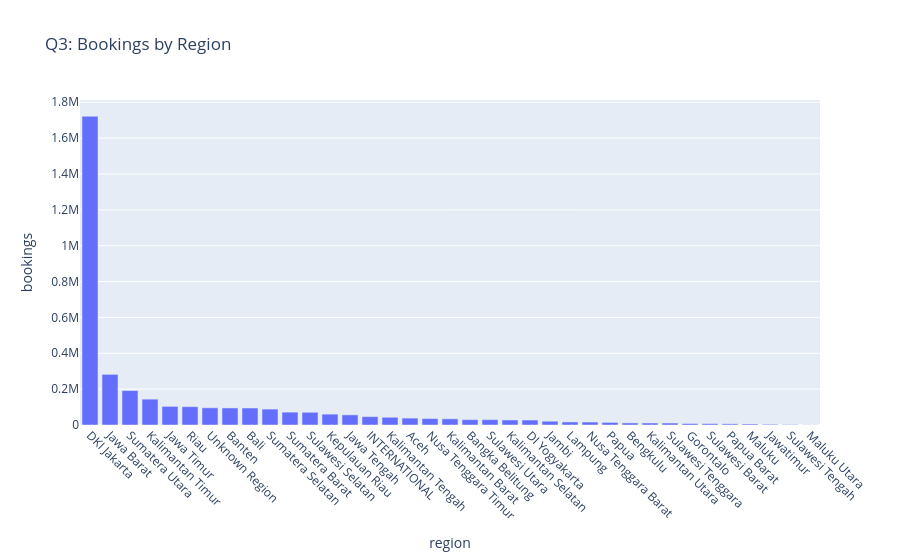

Notebook source saved alongside this figure:
### Code cell
# Question 3: Regional booking analysis
print("Q3: Which regions generate the most bookings?")
region_bookings = df_cleaned['region'].value_counts().reset_index()
region_bookings.columns = ['region', 'bookings']

# Sort by bookings from highest to lowest
region_bookings = region_bookings.sort_values('bookings', ascending=False)

fig3 = px.bar(region_bookings, x='region', y='bookings',
              title="Q3: Bookings by Region")

# Correct way to update x-axis properties
fig3.update_layout(xaxis_tickangle=45)
fig3.show()

### Figure 1 — Plotly figure (JSON) as saved in the notebook; plotly's stock layout.template omitted (floating-point values rounded to 4 significant figures)
{"data": [{"alignmentgroup": "True", "hovertemplate": "region=%{x}<br>bookings=%{y}<extra></extra>", "legendgroup": "", "marker": {"color": "#636efa", "pattern": {"shape": ""}}, "name": "", "offsetgroup": "", "orientation": "v", "showlegend": false, "textposition": "auto", "type": "bar", "x": ["DKI Jakarta", "Jawa Barat", "Sumatera Utara", "Kalimantan Timur", "Jawa Timur", "Riau", "Unknown Region", "Banten", "Bali", "Sumatera Selatan", "Sumatera Barat", "Sulawesi Selatan", "Kepulauan Riau", "Jawa Tengah", "INTERNATIONAL", "Kalimantan Tengah", "Aceh", "Nusa Tenggara Timur", "Kalimantan Barat", "Bangka Belitung", "Sulawesi Utara", "Kalimantan Selatan", "DI Yogyakarta", "Jambi", "Lampung", "Nusa Tenggara Barat", "Papua", "Bengkulu", "Kalimantan Utara", "Sulawesi Tenggara", "Gorontalo", "Sulawesi Barat", "Papua Barat", "Maluku", "Jawatimur", "Sulawesi Tengah", "Maluku Utara"], "xaxis": "x", "y": [1722103, 282461, 192034, 144070, 103891, 102311, 96008, 95138, 94713, 88728, 71759, 70966, 60554, 56669, 46821, 43186, 38465, 35749, 34482, 29976, 29866, 27989, 27727, 21056, 17066, 16545, 14412, 11567, 11211, 10978, 8387, 7556, 6622, 5616, 4072, 2375, 795], "yaxis": "y"}], "layout": {"barmode": "relative", "legend": {"tracegroupgap": 0}, "title": {"text": "Q3: Bookings by Region"}, "xaxis": {"anchor": "y", "domain": [0, 1], "tickangle": 45, "title": {"text": "region"}}, "yaxis": {"anchor": "x", "domain": [0, 1], "title": {"text": "bookings"}}}}
